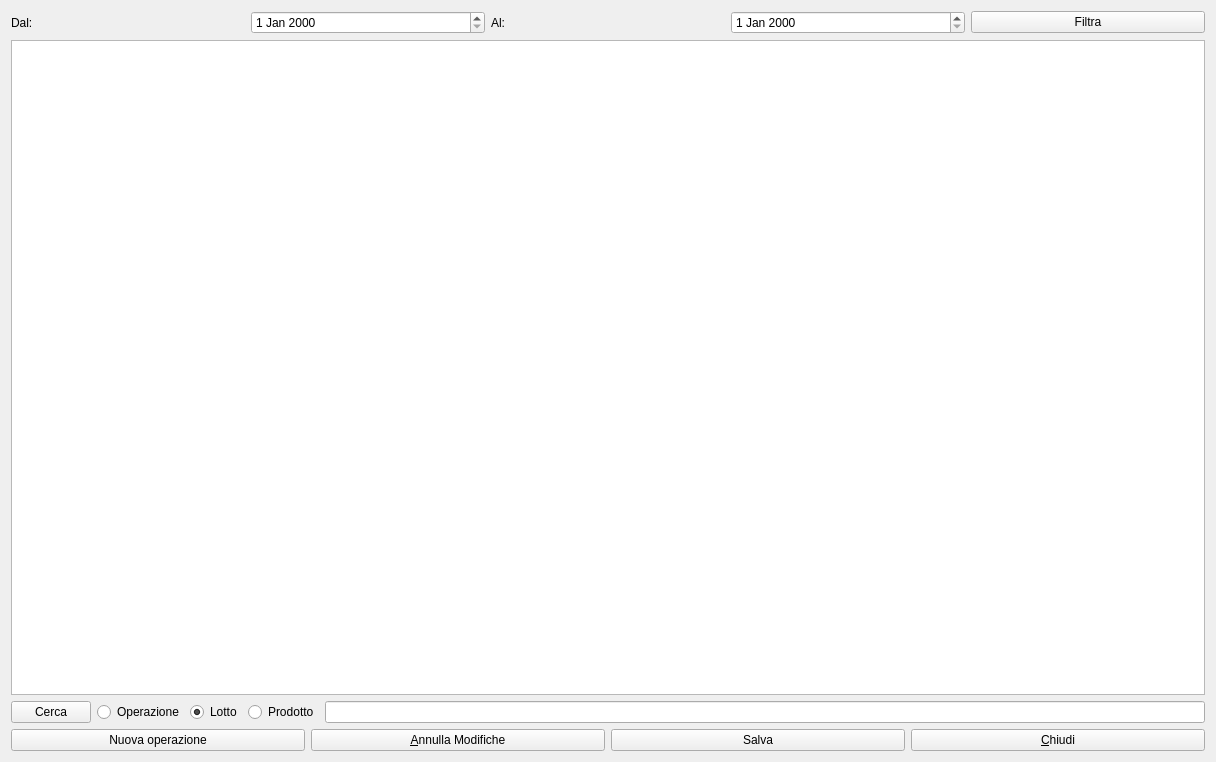
<?xml version="1.0" encoding="UTF-8"?>
<ui version="4.0">
 <class>HMagazzino</class>
 <widget class="QWidget" name="HMagazzino">
  <property name="windowModality">
   <enum>Qt::ApplicationModal</enum>
  </property>
  <property name="geometry">
   <rect>
    <x>0</x>
    <y>0</y>
    <width>1216</width>
    <height>762</height>
   </rect>
  </property>
  <property name="windowTitle">
   <string>Magazzino</string>
  </property>
  <property name="windowIcon">
   <iconset resource="icons.qrc">
    <normaloff>:/Resources/Links.png</normaloff>:/Resources/Links.png</iconset>
  </property>
  <layout class="QVBoxLayout" name="verticalLayout_2">
   <item>
    <layout class="QVBoxLayout" name="verticalLayout">
     <item>
      <layout class="QGridLayout" name="gridLayout">
       <item row="0" column="1">
        <widget class="QDateEdit" name="dtDateFrom"/>
       </item>
       <item row="0" column="2">
        <widget class="QLabel" name="label_2">
         <property name="text">
          <string>Al:</string>
         </property>
         <property name="alignment">
          <set>Qt::AlignLeading|Qt::AlignLeft|Qt::AlignVCenter</set>
         </property>
        </widget>
       </item>
       <item row="0" column="3">
        <widget class="QDateEdit" name="dtDateTo"/>
       </item>
       <item row="0" column="0">
        <widget class="QLabel" name="label">
         <property name="text">
          <string>Dal:</string>
         </property>
         <property name="alignment">
          <set>Qt::AlignLeading|Qt::AlignLeft|Qt::AlignVCenter</set>
         </property>
        </widget>
       </item>
       <item row="0" column="4">
        <widget class="QPushButton" name="pushButton_6">
         <property name="text">
          <string>Filtra</string>
         </property>
         <property name="icon">
          <iconset>
           <normaloff>:/Search.PNG</normaloff>:/Search.PNG</iconset>
         </property>
         <property name="checkable">
          <bool>false</bool>
         </property>
        </widget>
       </item>
      </layout>
     </item>
     <item>
      <widget class="QTableView" name="tableView">
       <property name="autoFillBackground">
        <bool>true</bool>
       </property>
       <property name="sizeAdjustPolicy">
        <enum>QAbstractScrollArea::AdjustToContents</enum>
       </property>
       <property name="editTriggers">
        <set>QAbstractItemView::AnyKeyPressed|QAbstractItemView::DoubleClicked|QAbstractItemView::EditKeyPressed</set>
       </property>
       <property name="alternatingRowColors">
        <bool>true</bool>
       </property>
       <property name="selectionMode">
        <enum>QAbstractItemView::SingleSelection</enum>
       </property>
       <property name="sortingEnabled">
        <bool>true</bool>
       </property>
       <attribute name="horizontalHeaderVisible">
        <bool>true</bool>
       </attribute>
       <attribute name="horizontalHeaderCascadingSectionResizes">
        <bool>true</bool>
       </attribute>
       <attribute name="verticalHeaderVisible">
        <bool>false</bool>
       </attribute>
       <attribute name="verticalHeaderCascadingSectionResizes">
        <bool>false</bool>
       </attribute>
       <attribute name="verticalHeaderHighlightSections">
        <bool>false</bool>
       </attribute>
       <attribute name="verticalHeaderShowSortIndicator" stdset="0">
        <bool>false</bool>
       </attribute>
      </widget>
     </item>
     <item>
      <layout class="QHBoxLayout" name="horizontalLayout_2">
       <item>
        <widget class="QPushButton" name="btsearch">
         <property name="text">
          <string>Cerca</string>
         </property>
         <property name="icon">
          <iconset resource="icons.qrc">
           <normaloff>:/Resources/Search.PNG</normaloff>:/Resources/Search.PNG</iconset>
         </property>
         <property name="checkable">
          <bool>true</bool>
         </property>
         <property name="flat">
          <bool>false</bool>
         </property>
        </widget>
       </item>
       <item>
        <widget class="QRadioButton" name="radioButton">
         <property name="text">
          <string>Operazione</string>
         </property>
        </widget>
       </item>
       <item>
        <widget class="QRadioButton" name="rblot">
         <property name="text">
          <string>Lotto</string>
         </property>
         <property name="checked">
          <bool>true</bool>
         </property>
        </widget>
       </item>
       <item>
        <widget class="QRadioButton" name="rbprod">
         <property name="text">
          <string>Prodotto</string>
         </property>
        </widget>
       </item>
       <item>
        <widget class="QLineEdit" name="leLot"/>
       </item>
      </layout>
     </item>
     <item>
      <layout class="QHBoxLayout" name="horizontalLayout">
       <item>
        <widget class="QPushButton" name="pushButton">
         <property name="text">
          <string>Nuova operazione</string>
         </property>
         <property name="icon">
          <iconset resource="icons.qrc">
           <normaloff>:/Resources/Plus.PNG</normaloff>:/Resources/Plus.PNG</iconset>
         </property>
         <property name="iconSize">
          <size>
           <width>32</width>
           <height>32</height>
          </size>
         </property>
        </widget>
       </item>
       <item>
        <widget class="QPushButton" name="pushButton_4">
         <property name="text">
          <string>&amp;Annulla Modifiche</string>
         </property>
         <property name="icon">
          <iconset resource="icons.qrc">
           <normaloff>:/Resources/Banned-Sign.PNG</normaloff>:/Resources/Banned-Sign.PNG</iconset>
         </property>
         <property name="iconSize">
          <size>
           <width>32</width>
           <height>32</height>
          </size>
         </property>
        </widget>
       </item>
       <item>
        <widget class="QPushButton" name="pushButton_2">
         <property name="text">
          <string>Salva</string>
         </property>
         <property name="icon">
          <iconset resource="icons.qrc">
           <normaloff>:/Resources/save-icon.png</normaloff>:/Resources/save-icon.png</iconset>
         </property>
         <property name="iconSize">
          <size>
           <width>32</width>
           <height>32</height>
          </size>
         </property>
         <property name="autoDefault">
          <bool>true</bool>
         </property>
        </widget>
       </item>
       <item>
        <widget class="QPushButton" name="pushButton_3">
         <property name="text">
          <string>&amp;Chiudi</string>
         </property>
         <property name="icon">
          <iconset resource="icons.qrc">
           <normaloff>:/Resources/Actions-window-close-icon.png</normaloff>:/Resources/Actions-window-close-icon.png</iconset>
         </property>
         <property name="iconSize">
          <size>
           <width>32</width>
           <height>32</height>
          </size>
         </property>
        </widget>
       </item>
      </layout>
     </item>
    </layout>
   </item>
  </layout>
  <action name="actionNew_operation">
   <property name="text">
    <string>new operation</string>
   </property>
   <property name="shortcut">
    <string>F2</string>
   </property>
  </action>
 </widget>
 <resources>
  <include location="icons.qrc"/>
 </resources>
 <connections>
  <connection>
   <sender>pushButton_3</sender>
   <signal>clicked()</signal>
   <receiver>HMagazzino</receiver>
   <slot>close()</slot>
   <hints>
    <hint type="sourcelabel">
     <x>84</x>
     <y>751</y>
    </hint>
    <hint type="destinationlabel">
     <x>548</x>
     <y>757</y>
    </hint>
   </hints>
  </connection>
  <connection>
   <sender>leLot</sender>
   <signal>textChanged(QString)</signal>
   <receiver>HMagazzino</receiver>
   <slot>cercaLot()</slot>
   <hints>
    <hint type="sourcelabel">
     <x>371</x>
     <y>707</y>
    </hint>
    <hint type="destinationlabel">
     <x>218</x>
     <y>1</y>
    </hint>
   </hints>
  </connection>
  <connection>
   <sender>rblot</sender>
   <signal>clicked()</signal>
   <receiver>HMagazzino</receiver>
   <slot>cercaLot()</slot>
   <hints>
    <hint type="sourcelabel">
     <x>109</x>
     <y>702</y>
    </hint>
    <hint type="destinationlabel">
     <x>4</x>
     <y>697</y>
    </hint>
   </hints>
  </connection>
  <connection>
   <sender>rbprod</sender>
   <signal>clicked()</signal>
   <receiver>HMagazzino</receiver>
   <slot>cercaLot()</slot>
   <hints>
    <hint type="sourcelabel">
     <x>163</x>
     <y>714</y>
    </hint>
    <hint type="destinationlabel">
     <x>3</x>
     <y>633</y>
    </hint>
   </hints>
  </connection>
  <connection>
   <sender>actionNew_operation</sender>
   <signal>triggered()</signal>
   <receiver>HMagazzino</receiver>
   <slot>cercaLot()</slot>
   <hints>
    <hint type="sourcelabel">
     <x>-1</x>
     <y>-1</y>
    </hint>
    <hint type="destinationlabel">
     <x>607</x>
     <y>380</y>
    </hint>
   </hints>
  </connection>
 </connections>
 <slots>
  <slot>cercaLot()</slot>
 </slots>
</ui>
